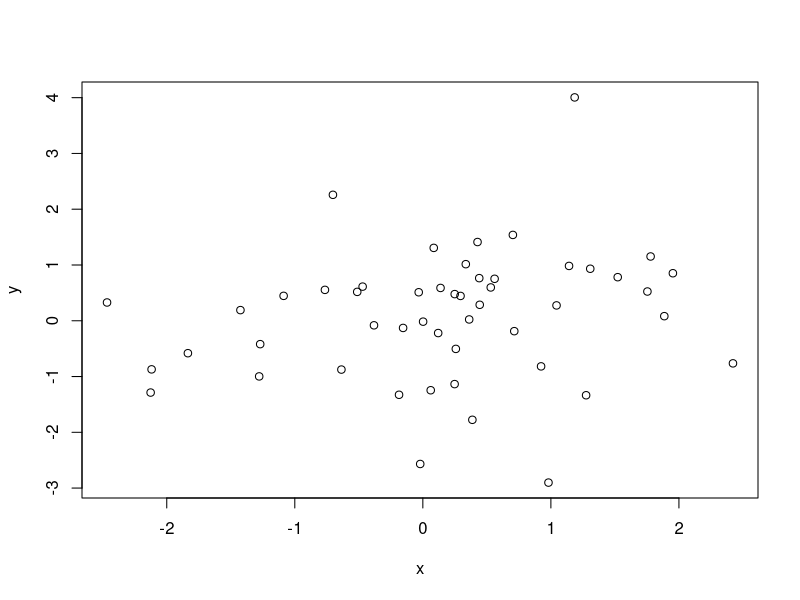

R code for this plot: (Note: this script raises an error after producing the figure.)
# Load libraries ----------------------------------------------------------
library(dplyr)
library(ggplot2)
library(reshape2)
library(tidyverse)
## ----scatter-plot, fig.cap="Scatter plot."-------------------------------
x <- rnorm(50)
y <- rnorm(50)
plot(x, y)

## ----cars-scatter-plot,"Scatter plot of speed and distance for cars."----
cars %>% plot(speed, dist, data =., main = "cars data", xlab = "speed",
              ylab = "stopping distance")
with(data = cars,
     plot(speed, dist, main="Cars data",
              xlab="Speed", ylab="Stopping distance")
)

## ----cars-histogram-  "Histogram plot of speed and distance for cars."----
with(data = cars,
     plot(speed, dist, main="Cars data", type="h",
              xlab="Speed", ylab="Stopping distance")
)

## ----cars-speed-histogram-plot, fig.cap="Histogram for cars speed."------
with(data = cars, hist(speed)
)

## ----"Longley data showing Unemployed and Armed.Forces. 
## The y-axis doesn't cover all of the Armed.Forces variable."----

longley %>% plot(Unemployed ~ Year, data = ., type = 'l')
longley %>% lines(Armed.Forces ~ Year, data = ., col = "blue")

## ----longley-corrected-y, fig.cap="Longley data showing Unemployed and 
## Armed.Forces. The y-axis is wide enough to hold all the data."----
with(data = longley,
     plot(Unemployed ~ Year, type = 'l',
                 ylim = range(c(Unemployed, Armed.Forces))),
     lines(Armed.Forces ~ Year, col = "blue")
)


## ----"The cars data points annotated with the best fitting line."----
cars %>% plot(dist ~ speed, data = .)
cars %>% lm(dist ~ speed, data = .) %>% abline(col = "red")

## ----iris-species-coloured, fig.cap="Iris data plotted with different 
## colours for different species."----
color_map <- c("setosa" = "red",
               "versicolor" = "green",
               "virginica" = "blue")
# some of the codes needs to add "data=.," statement, ODD
iris %>% plot(Petal.Length ~ Petal.Width, data = .,
              col = color_map[Species])


## ----cars-points-, "Plot of the cars data using qplot (ggplot2)."----
cars %>% qplot(speed, dist, data = .) # also need 'data=.'

## ----iris-coloured-according-to-species-qplot, "Plot of iris data 
## with colours determined by the species. 
iris %>% qplot(Petal.Width, Petal.Length , 
               color = Species, data = .)

## ----cars-speed-histogram-ggplot, fig.cap="Histogram of car speed 
## created using qplot (ggplot2)."----
cars %>% qplot(speed, data = ., bins = 10)

## ----cars-speed-density-ggplot, fig.cap="Density of car speed created 
## using qplot (ggplot2)."----
cars %>% qplot(speed, data = ., geom = "density")

## ----iris-red-ggplot, fig.cap="Iris data where the colour of the 
# points is hardwired."----
iris %>% ggplot +
  geom_point(aes(x = Petal.Width, y = Petal.Length), 
               color = "red")

## ----cars-combined-histogram-and-density----
cars %>% ggplot(aes(x = speed, y = ..count..)) +
  geom_histogram(bins = 10) +
  geom_density()

## ----"Cars data plotted with a linear model smoothing."----
cars %>% ggplot(aes(x = speed, y = dist)) + 
  geom_point() + geom_smooth(method = "lm")

## ----"Cars data plotted with a loess smoothing."----
cars %>% ggplot(aes(x = speed, y = dist)) + 
  geom_point() + 
  geom_smooth()

## ----"Longley data plotted with ggplot2."----
longley %>% ggplot(aes(x = Year)) +
  geom_line(aes(y = Unemployed)) + 
  geom_line(aes(y = Armed.Forces), color = "blue")

## ----"Longley data plotted with ggplot2 using both points and lines."----
longley %>% ggplot(aes(x = Year)) +
  geom_point(aes(y = Unemployed)) + 
  geom_point(aes(y = Armed.Forces), color = "blue") +
  geom_line(aes(y = Unemployed)) + 
  geom_line(aes(y = Armed.Forces), color = "blue")

## ----"Longley data plotted using tidy data."----
longley %>% gather(key, value, Unemployed, Armed.Forces) %>%
  ggplot(aes(x = Year, y = value, color = key)) + 
  geom_line()

## ----"Longley data plotted using facets."----
longley %>% gather(key, value, Unemployed, Armed.Forces) %>%
  ggplot(aes(x = Year, y = value)) + 
  geom_line() +
  facet_grid(key ~ .)

## ----"Iris measures plotted on the same y-axis."----
iris %>% gather(Measurement, Value, -Species) %>%
  ggplot(aes(x = Species, y = Value)) + 
  geom_boxplot() +
  facet_grid(Measurement ~ .)

# how it looks like after 'gather'
iris %>% gather(Measurement, Value, -Species) %>% 
  head()

## ---- "Iris measures plotted on different y-axes."----
iris %>% gather(Measurement, Value, -Species) %>%
  ggplot(aes(x = Species, y = Value)) + 
  geom_boxplot() +
  facet_grid(Measurement ~ ., scale = "free_y")

## ---- "Iris measures with measure labels adjusted."----
label_map <- c(Petal.Width = "Petal Width",
               Petal.Length = "Petal Length",
               Sepal.Width = "Sepal Width", 
               Sepal.Length = "Sepal Length")

iris %>% gather(Measurement, Value, -Species) %>%
  ggplot(aes(x = Species, y = Value)) + 
  geom_boxplot() +
  facet_grid(Measurement ~ ., scale = "free_y",
             labeller = labeller(Measurement = label_map))

## ----"Iris data plotted with a factor on the x-axis."----
iris %>% ggplot(aes(x = Species, y = Petal.Length)) + 
  geom_boxplot() + 
  geom_jitter(width = 0.1, height = 0.1)

## ---- "Iris data plotted with default fill colours."----
iris %>% gather(Measurement, Value, -Species) %>%
  ggplot(aes(x = Species, y = Value, fill = Species)) +
  geom_boxplot() +
  facet_grid(Measurement ~ ., scale = "free_y",
               labeller = labeller(Measurement = label_map))

## ---- "Iris data plotted with custom fill colours."----
iris %>% gather(Measurement, Value, -Species) %>%
  ggplot(aes(x = Species, y = Value, fill = Species)) +
  geom_boxplot() +
  scale_fill_manual(values = c("red", "green", "blue")) +
  facet_grid(Measurement ~ ., scale = "free_y",
               labeller = labeller(Measurement = label_map))

## ---- "Iris data plotted with a brewer fill colours."----
iris %>% gather(Measurement, Value, -Species) %>%
  ggplot(aes(x = Species, y = Value, fill = Species)) +
  geom_boxplot() +
  scale_fill_brewer(palette = "Greens") +
  facet_grid(Measurement ~ ., scale = "free_y",
               labeller = labeller(Measurement = label_map))

## ---- "Iris with flipped coordinates and switched facet labels."----
iris %>% gather(Measurement, Value, -Species) %>%
  ggplot(aes(x = Species, y = Value, fill = Species)) +
  geom_boxplot() +
  scale_x_discrete(labels = c("setosa" = "Setosa",
                              "versicolor" = "Versicolor",
                              "virginica" = "Virginica")) +
  scale_fill_brewer(palette = "Greens") +
  facet_grid(Measurement ~ ., switch = "y",
             labeller = labeller(Measurement = label_map)) +
  coord_flip()
# many layers effect !

## ---- "Iris data with theme modifications."----
iris %>% gather(Measurement, Value, -Species) %>%
  ggplot(aes(x = Species, y = Value, fill = Species)) +
  geom_boxplot() +
  scale_x_discrete(labels = c("setosa" = "Setosa",
                              "versicolor" = "Versicolor",
                              "virginica" = "Virginica")) +
  scale_fill_brewer(palette = "Greens") +
  facet_grid(Measurement ~ ., switch = "y",
             labeller = labeller(Measurement = label_map)) +
  coord_flip() +
  theme(strip.background = element_blank()) +
  theme(legend.position="top")

## ---- "Final version of iris plot"----

label_map <- c(Petal.Width = "Petal Width",
               Petal.Length = "Petal Length",
               Sepal.Width = "Sepal Width", 
               Sepal.Length = "Sepal Length")
species_map <- c(setosa = "Setosa",
                 versicolor = "Versicolor",
                 virginica = "Virginica")

iris %>% gather(Measurement, Value, -Species) %>%
  ggplot(aes(x = Species, y = Value, fill = Species)) +
  geom_boxplot() +
  scale_x_discrete(labels = species_map) +
  scale_fill_brewer(palette = "Greens", labels = species_map) +
  facet_grid(Measurement ~ ., switch = "y",
             labeller = labeller(Measurement = label_map)) +
  coord_flip() +
  theme(strip.background = element_blank()) +
  theme(legend.position="top")

## ------------------------------------------------------------------------
petal <- iris %>% ggplot() +
  geom_point(aes(x = Petal.Width, y = Petal.Length, 
                   color = Species)) +
  theme(legend.position="none")

sepal <- iris %>% ggplot() +
  geom_point(aes(x = Sepal.Width, y = Sepal.Length, 
                   color = Species)) +
  theme(legend.position="none")

## ---- warning=FALSE, echo=FALSE------------------------------------------
suppressPackageStartupMessages(library(gridExtra, quietly = TRUE))

## ----"Combining two plots of the iris data using grid.arrange."----
grid.arrange(petal, sepal, ncol = 2)

## ---- warning=FALSE, echo=FALSE------------------------------------------
suppressPackageStartupMessages(library(cowplot, quietly = TRUE))

## ----"Combining two plots of the iris data using cowplot."----
plot_grid(petal, sepal, labels = c("A", "B"))

## ---- echo=FALSE---------------------------------------------------------
theme_set(theme_bw())
